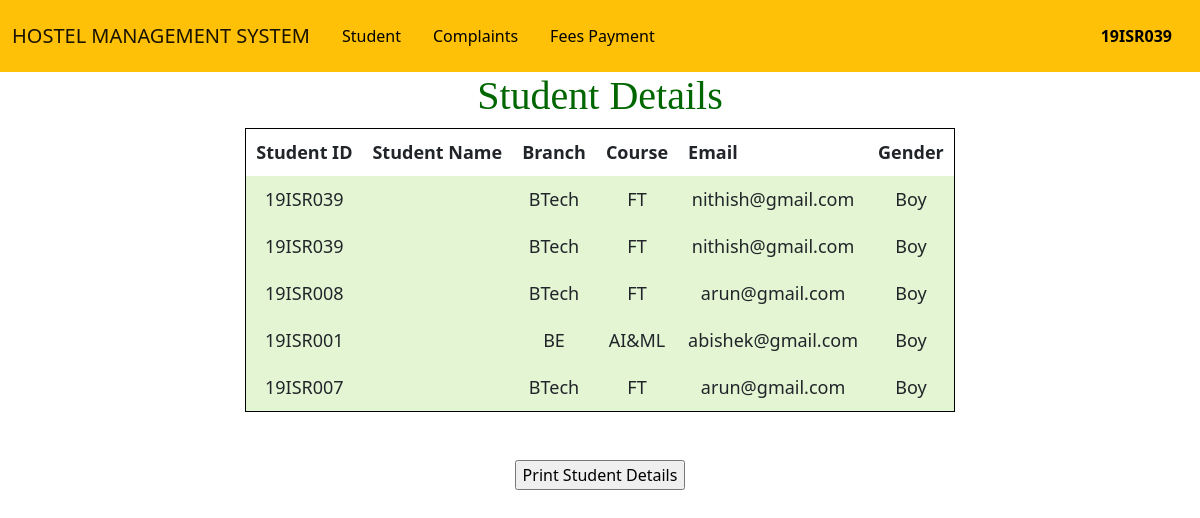
Screenshot of /admin/viewstudentdetails.php (signed in) with the database file from the repository.
### tables this page shows
CREATE TABLE `student_registration` (
  `id` int NOT NULL,
  `Student_Id` varchar(10) DEFAULT NULL,
  `Student_Name` varchar(50) DEFAULT NULL,
  `EmailId` varchar(70) DEFAULT NULL,
  `Gender` varchar(30) DEFAULT NULL,
  `Branch` varchar(50) DEFAULT NULL,
  `Course` varchar(50) DEFAULT NULL,
  `password` varchar(50) DEFAULT NULL,
  `Profile` text,
  `Time` timestamp NOT NULL DEFAULT CURRENT_TIMESTAMP
);

### admin/viewstudentdetails.php (the view, shortened to what this page needs)
<?php
include '../php/conn.php';
        $sql= "SELECT * from student_registration";
        $result=$conn->query($sql);
?>
<!DOCTYPE html>
<html lang="en">
<head>
</head>
<body>
<?php
if($_SESSION['user']=='admin'){
include 'adminheader.php';
}
else{
include 'managerheader.php';
}
 ?>
	<section>
		<h1>Student Details</h1>
		<table>
        <tr>
        <th>Student ID</th>
        <th>Student Name</th>
        <th>Branch</th>
        <th>Course</th>
        <th>Email</th>
        <th>Gender</th>
        </tr>
			<?php
				while($rows=$result->fetch_assoc())
				{
			?>
			<tr>
				<td><?php echo $rows['Student_Id'];?></td>
				<td><?php echo $rows['StudentName'];?></td>
				<td><?php echo $rows['Branch'];?></td>
				<td><?php echo $rows['Course'];?></td>
				<td><?php echo $rows['EmailId'];?></td>
				<td><?php echo $rows['Gender'];?></td>
			</tr>
			<?php
				}
			?>
		</table>
	</section>
	<form action="../pdf/studentdetails.php">
		<br><br><center>
			<input type="submit" value="Print Student Details"></button>
	</form>
</body>
</html>

### admin/managerheader.php (shortened to what this page needs)
<?php
if(!isset($_COOKIE["loggedin"])){
  header("location: adminlogin.php");
}
else{
  $id=$_SESSION['id'];
}
?>
<!DOCTYPE html lang="en">
<head>
    <link href="https://cdn.jsdelivr.net/npm/bootstrap@5.1.3/dist/css/bootstrap.min.css" rel="stylesheet">
</head>
<body>
<header>
<nav class="navbar navbar-expand-lg navbar-light bg-warning">
  <div class="container-fluid">
    <a class="navbar-brand" >HOSTEL MANAGEMENT SYSTEM</a>
    <div class="collapse navbar-collapse" id="navbarSupportedContent">
      <ul class="navbar-nav me-auto mb-2 mb-lg-0">
        <li class="nav-item">
        <div class="dropdown">
  <div class="dropbtn">
    Student
</div>
        <li class="nav-item">
        <div class="dropdown">
  <div class="dropbtn">
    Complaints
</div>
    </div>
        </li>
        <li class="nav-item">
        <div class="dropdown">
  <div class="dropbtn">
    Fees Payment
</div>
    </div>
        </li>
          </ul>
          <div class="dropdown">
  <div class="dropbtn">
      <?php echo "<b>".$id."</b>"?>
</div>
    </div>
  </div>
</nav>
</header>
</body>
</html>

### admin/viewstudentdetails.php (style rules this page uses)
table { margin: 0 auto; font-size: large; border: 1px solid black; }
h1 { text-align: center; color: #006600; font-size: xx-large; font-family: 'Gill Sans', 'Gill Sans MT', ' Calibri', 'Trebuchet MS', 'sans-serif'; }
td { background-color: #E4F5D4; border: 1px solid black; }
th, td { font-weight: 200px; border: 1px solid black; padding: 10px; text-align: center; }
td { font-weight: 200x; }

### admin/managerheader.php (style rules this page uses)
body { width: 100%; }
.dropbtn { color: black; padding: 16px; font-size: 16px; border: none; }
.dropdown { position: relative; display: inline-block; }

### rows the page displays
student_registration: Student_Id "19ISR039", Branch "BTech", Course "FT", EmailId "nithish@gmail.com", Gender "Boy"
student_registration: Student_Id "19ISR039", Branch "BTech", Course "FT", EmailId "nithish@gmail.com", Gender "Boy"
student_registration: Student_Id "19ISR008", Branch "BTech", Course "FT", EmailId "arun@gmail.com", Gender "Boy"
student_registration: Student_Id "19ISR001", Branch "BE", Course "AI&ML", EmailId "abishek@gmail.com", Gender "Boy"
student_registration: Student_Id "19ISR007", Branch "BTech", Course "FT", EmailId "arun@gmail.com", Gender "Boy"

### other values shown
$id "19ISR039"
